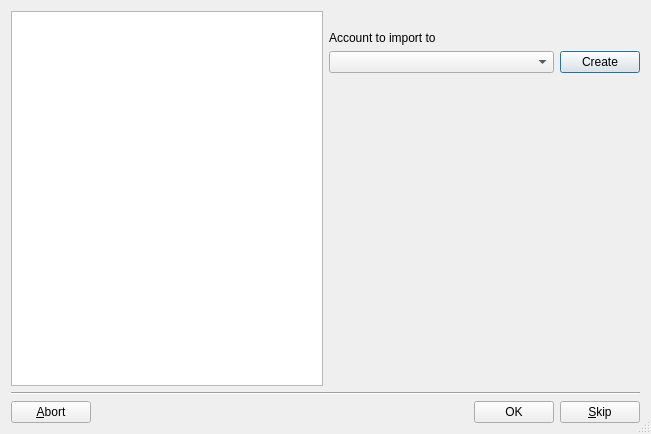
<?xml version="1.0" encoding="UTF-8"?>
<ui version="4.0">
 <class>KAccountSelectDlg</class>
 <widget class="QDialog" name="KAccountSelectDlg">
  <property name="windowModality">
   <enum>Qt::WindowModal</enum>
  </property>
  <property name="geometry">
   <rect>
    <x>0</x>
    <y>0</y>
    <width>651</width>
    <height>434</height>
   </rect>
  </property>
  <property name="windowTitle">
   <string>Account selection</string>
  </property>
  <property name="sizeGripEnabled">
   <bool>true</bool>
  </property>
  <layout class="QVBoxLayout">
   <property name="spacing">
    <number>6</number>
   </property>
   <property name="margin">
    <number>11</number>
   </property>
   <item>
    <layout class="QHBoxLayout">
     <item>
      <widget class="KTextEdit" name="m_qifEntry">
       <property name="undoRedoEnabled">
        <bool>false</bool>
       </property>
       <property name="lineWrapMode">
        <enum>QTextEdit::NoWrap</enum>
       </property>
       <property name="readOnly">
        <bool>true</bool>
       </property>
       <property name="acceptRichText">
        <bool>false</bool>
       </property>
      </widget>
     </item>
     <item>
      <layout class="QVBoxLayout">
       <item>
        <layout class="QGridLayout">
         <item row="4" column="0">
          <spacer name="spacer6">
           <property name="orientation">
            <enum>Qt::Horizontal</enum>
           </property>
           <property name="sizeType">
            <enum>QSizePolicy::Expanding</enum>
           </property>
           <property name="sizeHint" stdset="0">
            <size>
             <width>110</width>
             <height>20</height>
            </size>
           </property>
          </spacer>
         </item>
         <item row="1" column="0" colspan="2">
          <widget class="QLabel" name="m_headerLabel">
           <property name="text">
            <string>Account to import to</string>
           </property>
           <property name="wordWrap">
            <bool>false</bool>
           </property>
          </widget>
         </item>
         <item row="0" column="0" colspan="2">
          <widget class="QLabel" name="m_descLabel">
           <property name="wordWrap">
            <bool>true</bool>
           </property>
          </widget>
         </item>
         <item row="2" column="0">
          <widget class="KMyMoneyAccountCombo" name="m_accountSelector"/>
         </item>
         <item row="2" column="1">
          <widget class="QPushButton" name="m_createButton">
           <property name="text">
            <string>Create</string>
           </property>
          </widget>
         </item>
        </layout>
       </item>
       <item>
        <spacer name="spacer2">
         <property name="orientation">
          <enum>Qt::Vertical</enum>
         </property>
         <property name="sizeType">
          <enum>QSizePolicy::Expanding</enum>
         </property>
         <property name="sizeHint" stdset="0">
          <size>
           <width>16</width>
           <height>20</height>
          </size>
         </property>
        </spacer>
       </item>
      </layout>
     </item>
    </layout>
   </item>
   <item>
    <widget class="Line" name="Line2_2">
     <property name="frameShape">
      <enum>QFrame::HLine</enum>
     </property>
     <property name="frameShadow">
      <enum>QFrame::Sunken</enum>
     </property>
    </widget>
   </item>
   <item>
    <layout class="QHBoxLayout">
     <property name="spacing">
      <number>6</number>
     </property>
     <property name="margin">
      <number>0</number>
     </property>
     <item>
      <widget class="QPushButton" name="m_kButtonAbort">
       <property name="text">
        <string>&amp;Abort</string>
       </property>
      </widget>
     </item>
     <item>
      <spacer name="Spacer1">
       <property name="orientation">
        <enum>Qt::Horizontal</enum>
       </property>
       <property name="sizeType">
        <enum>QSizePolicy::Expanding</enum>
       </property>
       <property name="sizeHint" stdset="0">
        <size>
         <width>160</width>
         <height>0</height>
        </size>
       </property>
      </spacer>
     </item>
     <item>
      <widget class="QPushButton" name="m_qbuttonOk">
       <property name="text">
        <string>OK</string>
       </property>
      </widget>
     </item>
     <item>
      <widget class="QPushButton" name="m_qbuttonCancel">
       <property name="text">
        <string>&amp;Skip</string>
       </property>
      </widget>
     </item>
    </layout>
   </item>
  </layout>
 </widget>
 <layoutdefault spacing="6" margin="11"/>
 <customwidgets>
  <customwidget>
   <class>KTextEdit</class>
   <extends>QTextEdit</extends>
   <header>ktextedit.h</header>
  </customwidget>
  <customwidget>
   <class>KMyMoneyAccountCombo</class>
   <extends>QComboBox</extends>
   <header>kmymoneyaccountcombo.h</header>
  </customwidget>
 </customwidgets>
 <resources/>
 <connections/>
</ui>
